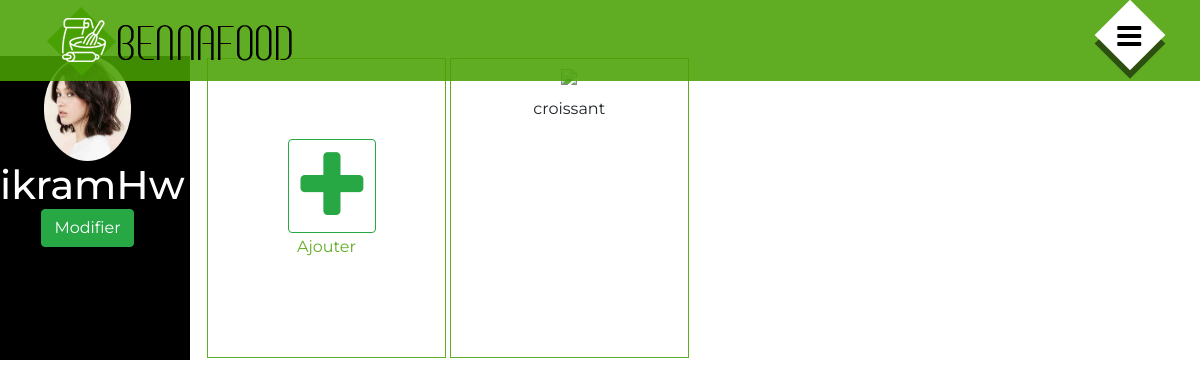
The app's page /profil (signed in), older data.
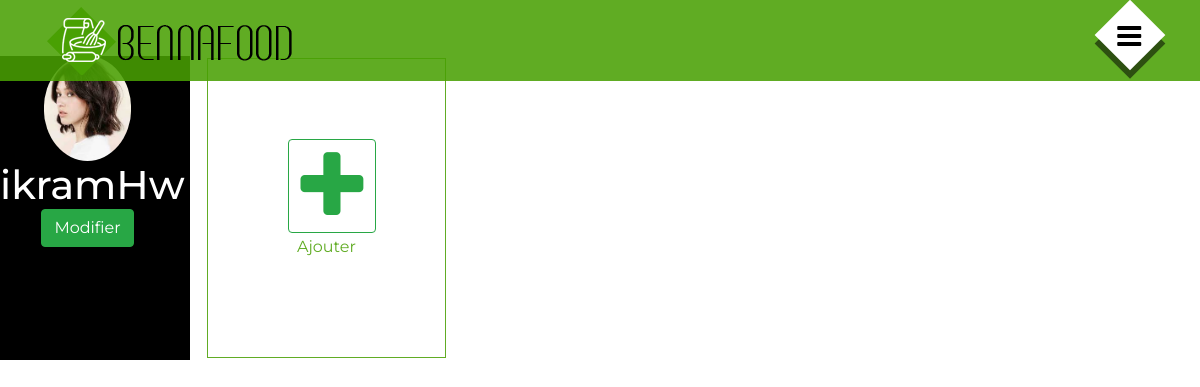
The same page, newer data.
### BennaFood/models.py (models this page shows)
class Recette (models.Model):
    nom   = models.CharField(max_length=100,default=None)
    ingredients = models.TextField(max_length=500,default='Value')
    etapes = models.TextField(max_length=1000,default='Value')
    image = models.ImageField(upload_to='upload_images',default=None,null=False,blank=False)
    user = models.ForeignKey(User,on_delete=models.CASCADE)
    categorie = models.ForeignKey(Categorie,on_delete=models.CASCADE,default=False)

### BennaFood/views.py (the view)
# urls.py: path('profil',views.profil,name='profil'),
def profil(request):
    return render(request,'profil.html',{"recettes":Recette.objects.all().filter(user=request.user)})

### templates/profil.html (shortened to what this page needs)
{% extends "base.html" %}
{% load static %}
{% block content %}
<body>
  <header class="top">
    <nav id="navbar" class="sticky">
      <div class="container">
        <div class="row">
          <div class="col-lg-4 col-xs-9 col-md-8">
            <a href="index.html"><img src="{% static 'images/logoproject.png'%}" alt="logo"></a>
          </div>
          <div class="col-lg-8 col-xs-3 col-md-4">
            <div class="social-icons square">
              <div id="page-content-wrapper">
                <span class="slide-menu" onclick="openNav()"><i class="fa fa-bars" aria-hidden="true"></i></span>
              </div>
            </div>
          </div>
        </div>
      </div>
    </nav>
  </header>
  <div>
    <div class="row" >
      <div class="col-lg-2 liste col-sm-12 ">
        <div class="">
          <div>
            <img class="user" src="../static/images/user.jpg">
          </div>
          <div style="text-align: center;">
            <h1 class="center">{{user.username}}</h1>
            <button  type="button" class="btn btn-success ModifProfil">Modifier</button>
          </div>
        </div>
      </div>
      <div class="col-lg-10">
        <section class="card-group section_recette">
          <div class=" Recette Ajout_recette activeAjout ">
              <button type="button" class=" btn btn-outline-success " ><i
                class="fa fa-plus fa-5x" aria-hidden="true"></i></button>
              <p>Ajouter</p>
          </div>
          {% for r in recettes %}
          <div class="Recette Recette_hover">
            <a href={% url 'blog_single' r.id %}><img id="img" src="{{r.image.url}}"/></a>
            <p>{{r.nom}}</p>
          </div>
          {% endfor %}
        </section>
      </div>
    </div>
  </div>
</body>
{% endblock %}

### templates/base.html (shortened to what this page needs)
{% load static %}
<!DOCTYPE html>
<html lang="en">
<head>
   <link rel="stylesheet" href="https://maxcdn.bootstrapcdn.com/bootstrap/4.0.0/css/bootstrap.min.css">
   <link href="https://cdnjs.cloudflare.com/ajax/libs/font-awesome/4.7.0/css/font-awesome.css" rel="stylesheet">
   <link rel="stylesheet" href="https://cdnjs.cloudflare.com/ajax/libs/ekko-lightbox/5.3.0/ekko-lightbox.css">
   <link rel="stylesheet" href="https://pro.fontawesome.com/releases/v5.10.0/css/all.css"
/>
   <link rel="stylesheet" href="https://maxcdn.bootstrapcdn.com/bootstrap/4.0.0/css/bootstrap.min.css">
   <link href="https://cdnjs.cloudflare.com/ajax/libs/font-awesome/4.7.0/css/font-awesome.css" rel="stylesheet">
   <link rel="stylesheet" href="https://cdnjs.cloudflare.com/ajax/libs/ekko-lightbox/5.3.0/ekko-lightbox.css">
   <link rel="stylesheet" href="{% static 'css/animate.css'%}">
   <link rel="stylesheet" href="{% static 'css/main.css'%}">
   <link rel="stylesheet" href="{% static 'css/style.css'%}">
   </head>
<body>
    {% block content %}
    {% endblock  %}
  </body>
</html>

### static/css/main.css (style rules this page uses)
* { -webkit-box-sizing:border-box;-moz-box-sizing:border-box;box-sizing:border-box }
*:before,*:after { -webkit-box-sizing:border-box;-moz-box-sizing:border-box;box-sizing:border-box }
body { width: 100%; margin: 0px; padding: 0px; font-size: 16px; line-height: 1.8; overflow-x: hidden; background-color: #fff; font-family: 'Montserrat', sans-serif; }
body, html { height: 100%; }
h1,h2,h3,h4,h5,h6,ul { margin:0px;padding:0px }
a { cursor: pointer; }
::placeholder { color: #a3a3a3; font-weight: 300; font-size:13px; text-transform: uppercase; font-style: normal; font-family: 'Montserrat', sans-serif; }
header { height: 63px; padding: 0px 0 0 0; background: rgba(0, 0, 0, 0); position: relative; z-index: 100; position: absolute; top: 0; left: 0; width: 100%; }
header .social-icons { float: right; padding: 12px 13px; position: relative; }
header .social-icons i { font-size: 18px; color: white; }
.square { height: 50px; width: 50px; margin-top: 4px; background-color: #fff; transform: rotate(45deg); box-shadow: 6px 6px 0 rgba(0, 0, 0, 0.54); }
.sticky { z-index: 99; position: fixed; font-weight: 600; top: 0; width: 100%; background: rgba(73, 160, 3, 0.87); }
.sticky img { transition-duration: 0.5s; padding: 6px 0; }
.sticky .social-icons { transition-duration: 0.5s; margin-top: 10px; }
.slide-menu .fa-bars { font-size: 28px; margin-left: 28px; float: right; color: #000000; transform: rotate(-45deg); }
.slide-menu { cursor:pointer; }

### static/css/style.css (style rules this page uses)
.liste { background-color: black; }
body { padding-top: 56px; }
.user { border-radius: 70%; width: 100%; padding: 0 25%; }
.section_recette { display: flex; flex-direction: row; flex-wrap: wrap; }
.section_recette .Recette { width: 24%;; margin-top: 20px; text-align: center; margin: 2px; border: #61ac24 solid 1px; }
.section_recette .Ajout_recette { color: #61ac24; width: 24%;; margin-top: 20px; text-align: center; margin: 2px; border: #61ac24 solid 1px; padding: 8%; }
.center { text-align: center; color: white; }

Row changes from the older to the newer data that the page shows:
removed Recette: nom "croissant"
